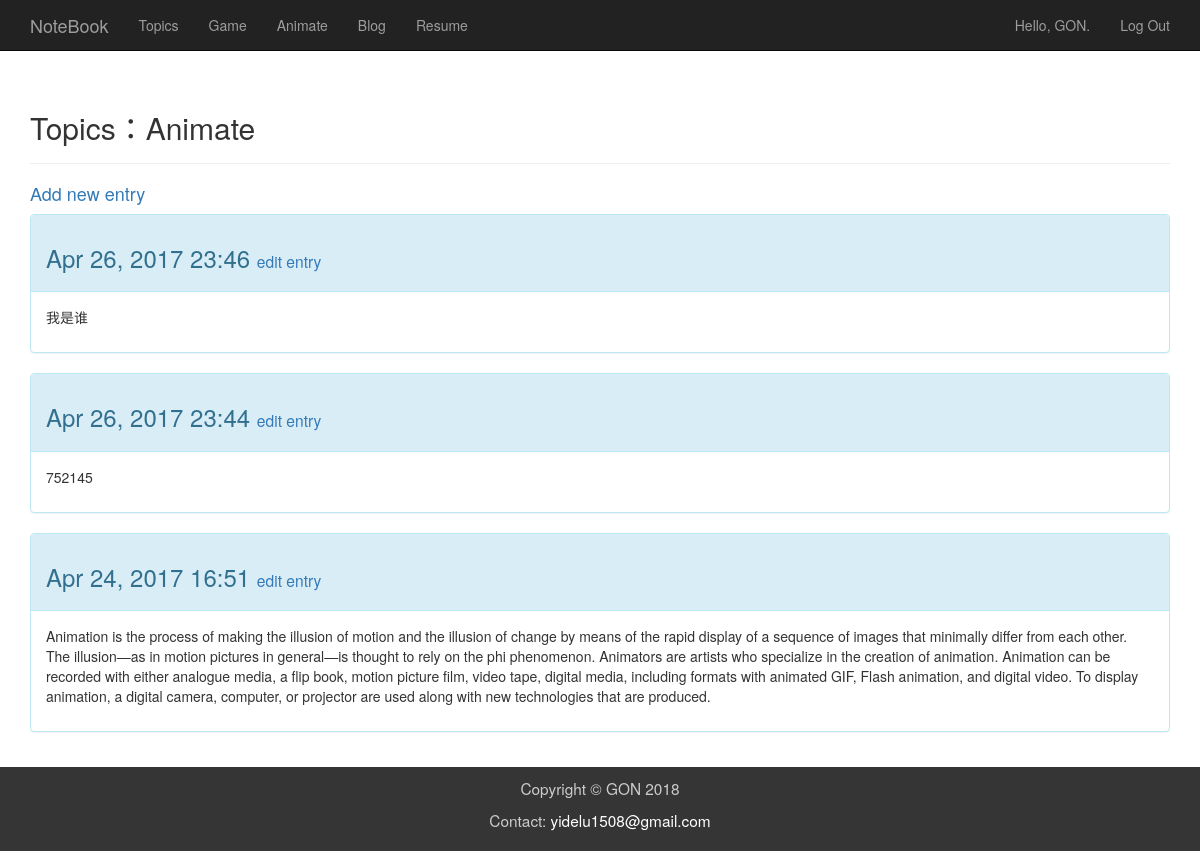
The page /topics/1/ (signed in) on the database its author committed.
### learn/models.py (models this page shows, shortened)
class Topic(models.Model):
    text = models.CharField(max_length=200)
    date_added = models.DateTimeField(auto_now_add=True)
    owner = models.ForeignKey(User)
    def __str__(self):
        return self.text

class Entry(models.Model):
    topic = models.ForeignKey(Topic)
    text = RichTextUploadingField(null=True, blank=True)
    date_added = models.DateTimeField(auto_now_add=True)
    class Meta:
        verbose_name_plural = 'entries'

### learn/views.py (the view)
# urls.py: url(r'^topics/(?P<topic_id>\d+)/$', learn_views.topic, name='topic'),
@login_required
def topic(request, topic_id):
    topic = Topic.objects.get(id = topic_id)
    if topic.owner != request.user:
        raise Http404
    entries = topic.entry_set.order_by('-date_added')
    context = {'topic': topic, 'entries': entries}
    return render(request, 'topic.html', context)

### learn/templates/topic.html
{% extends 'learn/base.html' %}
{% block header %}
  <h2>Topics：{{ topic }}</h2>
{% endblock header %}
{% block content %}
  <h4>
    <a href="{% url 'new_entry' topic.id %}">Add new entry</a>
  </h4>
  {% for entry in entries %}
    <div class="panel panel-info">
      <div class="panel-heading">
        <h3>
          {{ entry.date_added|date:'M d, Y H:i' }}
          <small>
            <a href="{% url 'edit_entry' entry.id %}">edit entry</a>
          </small>
        </h3>
      </div>
      <div class="panel-body">
        {% autoescape off %}
          {{ entry.text|linebreaks }}
        {% endautoescape %}
      </div>
    </div>
  {% empty %}
      <p>There are no entries for this topic yet.</p>
  {% endfor %}
{% endblock content %}

### learn/templates/learn/base.html (shortened to what this page needs)
{% load bootstrap3 %}
<!DOCTYPE html>
<html lang="en">
<head>
  {% bootstrap_css %}
  {% load static %}
  <link rel="stylesheet" href="{% static "css/jquery-ui.min.css" %}">
  <link rel="stylesheet" href="{% static "css/person.css" %}">
</head>
<body>
 <nav class="navbar navbar-inverse navbar-static-top">
   <div class="container">
      <div class="navbar-header">
        <a class="navbar-brand" href="{% url 'home' %}">NoteBook</a>
      </div>
      <div id="navbar" class="navbar-collapse collapse">
        <ul class="nav navbar-nav">
          <li><a href="{% url 'topics' %}">Topics</a></li>
          <li><a href="{% url 'game' %}">Game</a></li>
          <li><a href="{% url 'animate' %}">Animate</a></li>
          <li><a href="{% url 'blog' %}">Blog</a></li>
          <li><a href="{% url 'resume' %}">Resume</a></li>
        </ul>
        <ul class="nav navbar-nav navbar-right">
          {% if user.is_authenticated %}
            <li><a>Hello, {{ user.username }}.</a></li>
            <li><a href="{% url 'logout' %}">Log Out</a></li>
          {% else %}
            <li><a href="{% url 'register' %}">Register</a></li>
            <li><a href="{% url 'login' %}">Log In</a></li>
          {% endif %}
        </ul>
      </div>
    </div>
  </nav>
  <div class="main">
    <div class="container">
        <div class="page-header">
        {% block header %}{% endblock header %}
        </div>
        <div>
        {% block content %}{% endblock content %}
        </div>
    </div>
  </div>
  <footer>
    <div class="container">
        <p>Copyright © GON 2018 </p>
        <p>Contact: <a href="mailto:yidelu1508@gmail.com">yidelu1508@gmail.com</a></p>
    </div>
  </footer>
</body>
</html>

### learn/templates/learn/base.html (style rules this page uses)
body { display: flex; flex-flow: column; min-height: 100vh; }
.main { flex: 1; }
footer { margin-top: 15px; font-size: 1.1em; padding: 10px; background-color: #353535; color: rgb(204,204,204); text-align: center; }
footer a { color: white; }

### rows shown on the page
Topic: text "Animate"
Entry: date_added "Apr 26, 2017 23:46", text "我是谁"
Entry: date_added "Apr 26, 2017 23:44", text "752145"
Entry: date_added "Apr 24, 2017 16:51", text "Animation is the process of making the illusion of motion and the illusion of change by means of the rapid display of a sequence of images that minimally differ from each other. The illusion—as in motion pictures in general—is thought to rely on the phi phenomenon. Animators are artists who specialize in the creation of animation. Animation can be recorded with either analogue media, a flip book, motion picture film, video tape, digital media, including formats with animated GIF, Flash animation, and digital video. To display animation, a digital camera, computer, or projector are used along with new technologies that are produced."

### other values the page prints
{{ user.username }} "GON"
